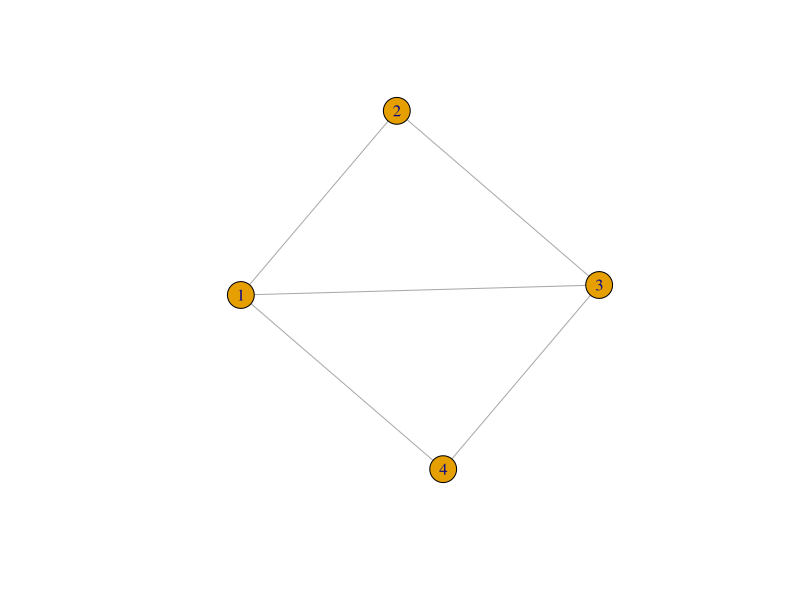

Here is the R script that generated this plot: (Note: this script raises an error after producing the figure.)
library(igraph)
a <- matrix(nc=4, byrow=TRUE, c(0,1,1,0, 1,0,1,0, 1,1,0,1, 1,0,1,0))
a

g <- graph.adjacency(a, mode="undirected", weighted=TRUE)
res <- evcent(g)

res$vector

res <- evcent(g, scale=FALSE)
res$vector
plot(g)


## betweeness

el <- matrix(nc =3, byrow=TRUE,
	c(0,1,0, 0,2,2, 0,3,1, 1,2,0, 1,4,5, 1,5,2, 2,1,1, 2,3,1,
	  2,6,1, 3,2,0, 3,6,2, 4,5,2, 4,7,8, 5,2,2, 5,6,1, 5,8,1,
	  5,9,3, 7,5,1, 7,8,1, 8,9,4) )

g <- add.edges(graph.empty(10), t(el[,1:2]), weight=el[,3])
res <- betweenness(g)
res